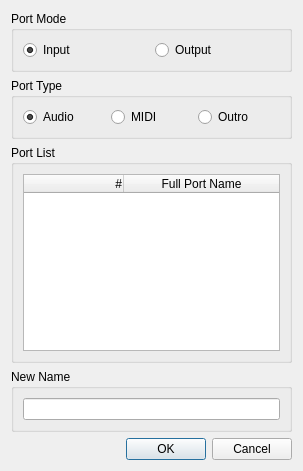
<?xml version="1.0" encoding="UTF-8"?>
<ui version="4.0">
 <class>CatarinaRenamePortW</class>
 <widget class="QDialog" name="CatarinaRenamePortW">
  <property name="geometry">
   <rect>
    <x>0</x>
    <y>0</y>
    <width>303</width>
    <height>471</height>
   </rect>
  </property>
  <property name="windowTitle">
   <string>Rename Port</string>
  </property>
  <layout class="QVBoxLayout" name="verticalLayout_3">
   <item>
    <widget class="QGroupBox" name="groupBox_2">
     <property name="title">
      <string>Port Mode</string>
     </property>
     <layout class="QHBoxLayout" name="horizontalLayout">
      <item>
       <widget class="QRadioButton" name="rb_input">
        <property name="text">
         <string>Input</string>
        </property>
        <property name="checked">
         <bool>true</bool>
        </property>
       </widget>
      </item>
      <item>
       <widget class="QRadioButton" name="rb_output">
        <property name="text">
         <string>Output</string>
        </property>
       </widget>
      </item>
     </layout>
    </widget>
   </item>
   <item>
    <widget class="QGroupBox" name="groupBox">
     <property name="title">
      <string>Port Type</string>
     </property>
     <layout class="QHBoxLayout" name="horizontalLayout_2">
      <item>
       <widget class="QRadioButton" name="rb_audio">
        <property name="text">
         <string>Audio</string>
        </property>
        <property name="checked">
         <bool>true</bool>
        </property>
       </widget>
      </item>
      <item>
       <widget class="QRadioButton" name="rb_midi">
        <property name="text">
         <string>MIDI</string>
        </property>
       </widget>
      </item>
      <item>
       <widget class="QRadioButton" name="rb_outro">
        <property name="text">
         <string>Outro</string>
        </property>
       </widget>
      </item>
     </layout>
    </widget>
   </item>
   <item>
    <widget class="QGroupBox" name="groupBox_3">
     <property name="title">
      <string>Port List</string>
     </property>
     <layout class="QVBoxLayout" name="verticalLayout">
      <item>
       <widget class="QTableWidget" name="tw_port_list">
        <property name="editTriggers">
         <set>QAbstractItemView::NoEditTriggers</set>
        </property>
        <property name="showDropIndicator" stdset="0">
         <bool>false</bool>
        </property>
        <property name="dragDropOverwriteMode">
         <bool>false</bool>
        </property>
        <property name="alternatingRowColors">
         <bool>true</bool>
        </property>
        <property name="selectionMode">
         <enum>QAbstractItemView::SingleSelection</enum>
        </property>
        <property name="selectionBehavior">
         <enum>QAbstractItemView::SelectRows</enum>
        </property>
        <property name="sortingEnabled">
         <bool>true</bool>
        </property>
        <attribute name="horizontalHeaderStretchLastSection">
         <bool>true</bool>
        </attribute>
        <attribute name="verticalHeaderVisible">
         <bool>false</bool>
        </attribute>
        <attribute name="verticalHeaderDefaultSectionSize">
         <number>22</number>
        </attribute>
        <column>
         <property name="text">
          <string>#</string>
         </property>
         <property name="textAlignment">
          <set>AlignRight|AlignVCenter</set>
         </property>
        </column>
        <column>
         <property name="text">
          <string>Full Port Name</string>
         </property>
        </column>
       </widget>
      </item>
     </layout>
    </widget>
   </item>
   <item>
    <widget class="QGroupBox" name="groupBox_4">
     <property name="title">
      <string>New Name</string>
     </property>
     <layout class="QVBoxLayout" name="verticalLayout_2">
      <item>
       <widget class="QLineEdit" name="le_new_name"/>
      </item>
     </layout>
    </widget>
   </item>
   <item>
    <widget class="QDialogButtonBox" name="buttonBox">
     <property name="orientation">
      <enum>Qt::Horizontal</enum>
     </property>
     <property name="standardButtons">
      <set>QDialogButtonBox::Cancel|QDialogButtonBox::Ok</set>
     </property>
    </widget>
   </item>
  </layout>
 </widget>
 <resources/>
 <connections>
  <connection>
   <sender>buttonBox</sender>
   <signal>accepted()</signal>
   <receiver>CatarinaRenamePortW</receiver>
   <slot>accept()</slot>
   <hints>
    <hint type="sourcelabel">
     <x>248</x>
     <y>254</y>
    </hint>
    <hint type="destinationlabel">
     <x>157</x>
     <y>274</y>
    </hint>
   </hints>
  </connection>
  <connection>
   <sender>buttonBox</sender>
   <signal>rejected()</signal>
   <receiver>CatarinaRenamePortW</receiver>
   <slot>reject()</slot>
   <hints>
    <hint type="sourcelabel">
     <x>316</x>
     <y>260</y>
    </hint>
    <hint type="destinationlabel">
     <x>286</x>
     <y>274</y>
    </hint>
   </hints>
  </connection>
 </connections>
</ui>
